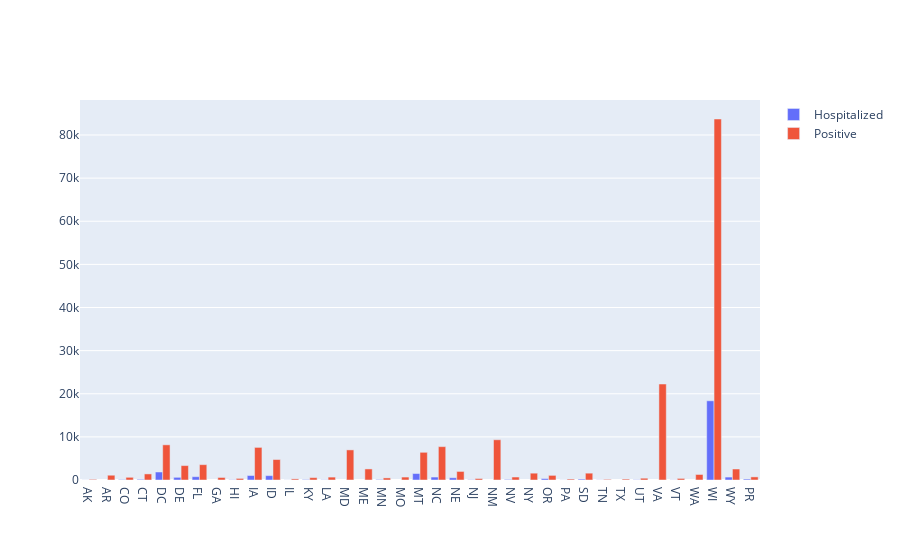

Source (notebook cell):
### Markdown cell above
37/56 = .66 (66%) of the data is retained...

### Code cell
fig = go.Figure(data=[
    go.Bar(name='Hospitalized', x=grade_A["state"], y=df["hospitalized"]),
    go.Bar(name='Positive', x=grade_A["state"], y=df["positive"])
])
# Change the bar mode
fig.update_layout(barmode='group')
fig.show()

### Figure 1 — Plotly figure (JSON) as saved in the notebook; plotly's stock layout.template omitted (floating-point values rounded to 4 significant figures)
{"data": [{"name": "Hospitalized", "type": "bar", "x": ["AK", "AR", "CO", "CT", "DC", "DE", "FL", "GA", "HI", "IA", "ID", "IL", "KY", "LA", "MD", "ME", "MN", "MO", "MT", "NC", "NE", "NJ", "NM", "NV", "NY", "OR", "PA", "SD", "TN", "TX", "UT", "VA", "VT", "WA", "WI", "WY", "PR"], "y": [9, null, 90, 149, 1855, 620, 766, null, 57, 1043, 1013, 15, 99, 49, null, null, 114, null, 1498, 682, 522, 63, null, 122, null, 332, 19, 204, 26, null, 59, null, 31, null, 18368, 679, 219, 167, 620, 60, 349, 12, 200, 196, 91, 305, 45, 254, 398, 1, 20, null, null, 19, null, null]}, {"name": "Positive", "type": "bar", "x": ["AK", "AR", "CO", "CT", "DC", "DE", "FL", "GA", "HI", "IA", "ID", "IL", "KY", "LA", "MD", "ME", "MN", "MO", "MT", "NC", "NE", "NJ", "NM", "NV", "NY", "OR", "PA", "SD", "TN", "TX", "UT", "VA", "VT", "WA", "WI", "WY", "PR"], "y": [143, 1106, 624, 1413, 8155, 3342, 3557, 586, 368, 7559, 4748, 258, 549, 673, 6980, 2565, 482, 680, 6424, 7738, 1985, 344, 9334, 689, 1581, 1073, 217, 1584, 147, 214, 415, 22255, 363, 1279, 83712, 2547, 719, 736, 5805, 566, 1293, 129, 2683, 3997, 1012, 1484, 321, 5984, 1550, 191, 137, 286, 0, 77, 6, 30]}], "layout": {"barmode": "group"}}
